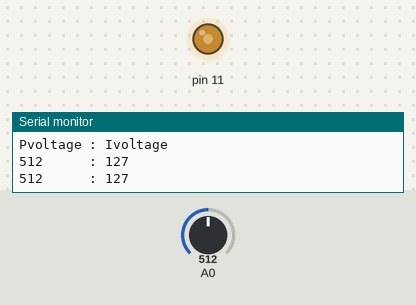
The sketch below on a simulated Arduino Uno, built with avr-gcc and run on an emulated ATmega328P. Parts: output pins drawn as LEDs (lit = HIGH), the last lines printed to the serial monitor. The inputs (shaded band) are chosen by the test bench; at power-on: A0 = 512.

Above: at 1.8 s.
1.9 s: A0 set to 716
At 3.2 s:
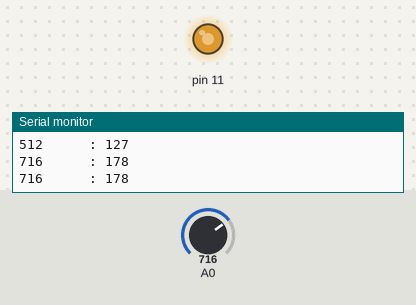
3.5 s: A0 set to 900
At 4.9 s:
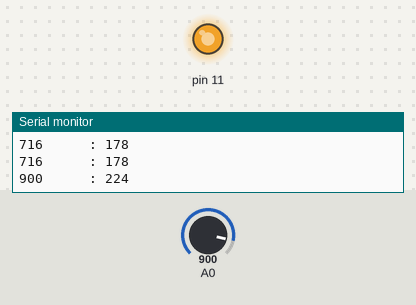
5.5 s: A0 set to 122
At 6.5 s:
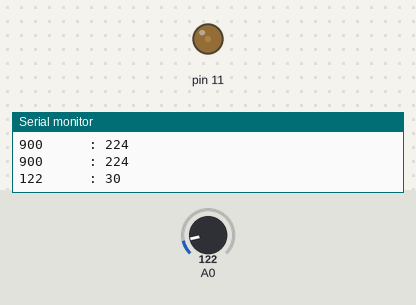
7.5 s: A0 set to 0
At 9.2 s:
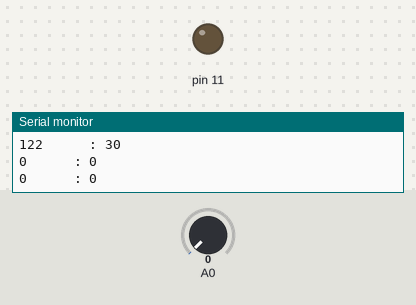
9.5 s: A0 set to 511
At 10.7 s:
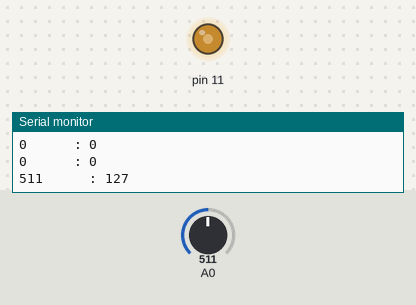
Timing chart, 0 to 12.5 s (numbered marks = the images above; inputs shaded):
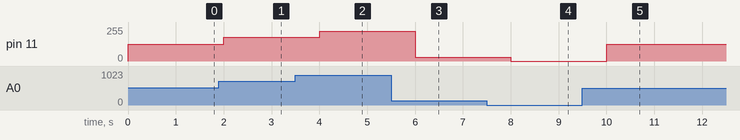

Measured:
- after the input at 1.9 s, pin 11: 127/255 → 178/255 after 0.10 s
- after the input at 3.5 s, pin 11: 178/255 → 224/255 after 0.50 s
- after the input at 5.5 s, pin 11: 224/255 → 30/255 after 0.50 s
- after the input at 7.5 s, pin 11: 30/255 → 0/255 after 0.50 s
- after the input at 9.5 s, pin 11: 0/255 → 127/255 after 0.51 s

The sketch:

dimmable_led.ino
```cpp
int r,w,i;
void setup() {
  // put your setup code here, to run once:
 Serial.begin(9600);
 pinMode(A0,INPUT);
 pinMode(11,OUTPUT);
 analogWrite(11,0);
 Serial.println("Pvoltage : Ivoltage");//P-potentiometre, I-input
}

void loop() {
  // put your main code here, to run repeatedly:
 /* //light intensity oscillation code
  for(i=0; i<=255; i=i+1)
  {
    analogWrite(11,i);
    delay(25);
  }
  for(i=255; i>=0; i=i-1)
  {
    analogWrite(11,i);
    delay(25);
  }*/
  r=analogRead(A0);
  Serial.print(r);
  Serial.print("      : ");
  w=(255.0/1023)*r;
  Serial.println(w);
  analogWrite(11,w);
  delay(1000);

}
```
